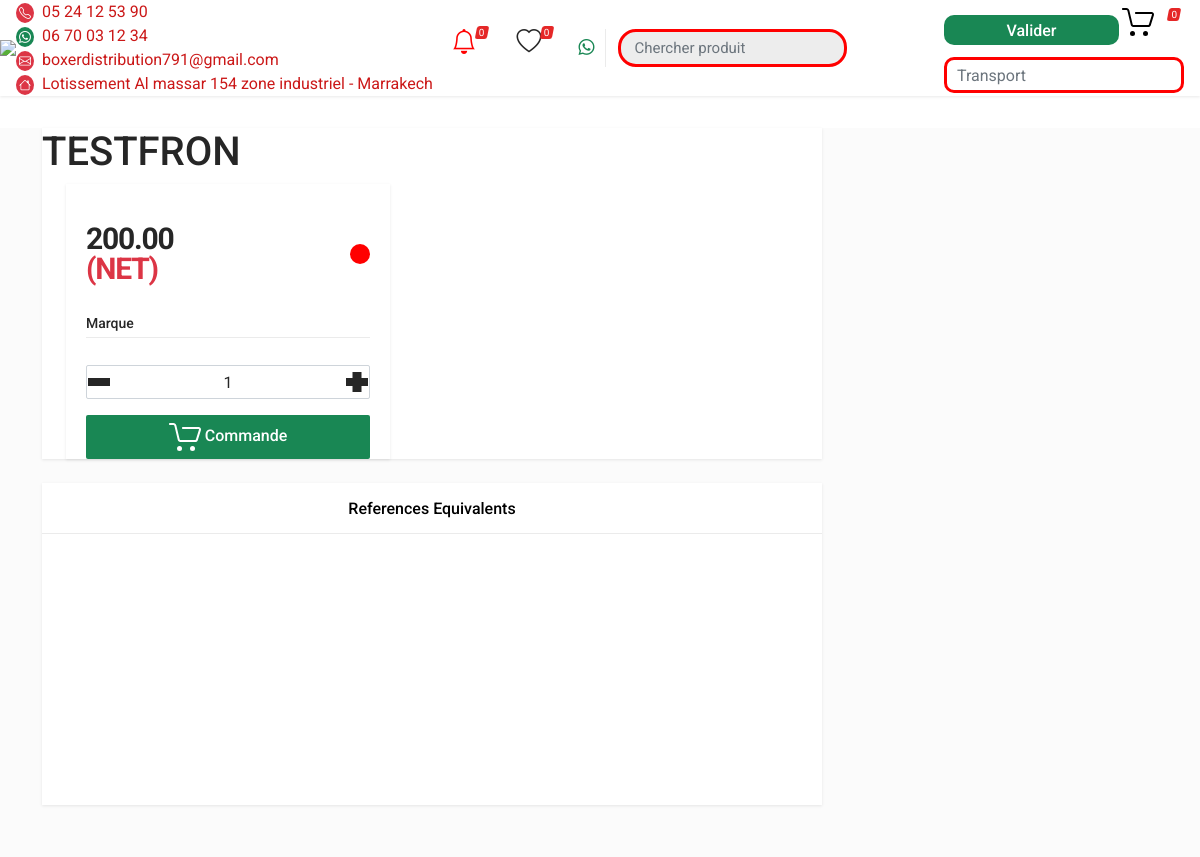
The app's page /product/1 (signed in) with its own data.
### main/models.py (models this page shows, shortened)
class Produit(models.Model):
    name=models.CharField(max_length=500, null=True)
    block=models.CharField(max_length=500, null=True, default=None)
    code=models.CharField(max_length=500, null=True)
    uniqcode=models.CharField(max_length=500, null=True)
    coderef=models.CharField(max_length=500, null=True, default=None)
    buyprice= models.FloatField(default=None, null=True, blank=True)
    supplier=models.ForeignKey('Supplier', on_delete=models.CASCADE, default=None, null=True, blank=True, related_name='supplier')
    sellprice=models.FloatField(default=None, null=True, blank=True)
    sellpricebrut=models.FloatField(default=None, null=True, blank=True)
    coutmoyen=models.FloatField(default=None, null=True, blank=True)
    remise=models.IntegerField(default=0, null=True, blank=True)
    prixnet=models.FloatField(default=None, null=True, blank=True)
    devise=models.FloatField(default=None, null=True, blank=True)
    representprice=models.FloatField(default=None, null=True, blank=True)
    representremise=models.FloatField(default=0, null=True, blank=True)
    lastsellprice=models.FloatField(default=None, null=True, blank=True)
    refeq1=models.CharField(max_length=500, default=None, null=True, blank=True)
    refeq2=models.CharField(max_length=500, default=None, null=True, blank=True)
    refeq3=models.CharField(max_length=500, default=None, null=True, blank=True)
    refeq4=models.CharField(max_length=500, default=None, null=True, blank=True)
    stockprincipal=models.IntegerField(default=None, null=True, blank=True)
    stockdepot=models.IntegerField(default=None, null=True, blank=True)
    stocktotal=models.IntegerField(default=None, null=True, blank=True)
    stockinitial=models.IntegerField(default=0, null=True, blank=True)
    stockfacture=models.IntegerField(default=0, null=True, blank=True)
    stockbon=models.IntegerField(default=None, null=True, blank=True)
    equivalent=models.TextField(default=None, null=True, blank=True)
    famille=models.CharField(max_length=500, default=None, null=True, blank=True)
    cars=models.TextField(default=None, null=True, blank=True)
    newfob=models.FloatField(default=0, null=True, blank=True)
    ref=models.CharField(max_length=50)
    diametre=models.CharField(max_length=500, default=None, null=True, blank=True)
    repsprice=models.CharField(max_length=500, default=None, null=True, blank=True)
    image = models.ImageField(upload_to='products_imags/', null=True, blank=True)
    mark=models.ForeignKey(Mark, on_delete=models.CASCADE, default=None, null=True, blank=True)
    minstock=models.IntegerField(default=None, null=True, blank=True)
    carlogos=models.ManyToManyField(Carlogos, default=None, blank=True)
    isnew=models.BooleanField(default=False)
    min=models.IntegerField(default=1, null=True, blank=True)
    qtycommande=models.IntegerField(default=0, null=True, blank=True)
    isoffer=models.BooleanField(default=False)
    offre=models.CharField(max_length=500, default=None, null=True, blank=True)
    category=models.ForeignKey(Category,on_delete=models.CASCADE, default=None, null=True, blank=True)
    isactive=models.BooleanField(default=True)
    iscommanded=models.BooleanField(default=False)
    suppliercommand=models.ForeignKey('Supplier', on_delete=models.CASCADE, default=None, null=True, blank=True, related_name='suppliercommand')
    near=models.BooleanField(default=False)
    adashicode=models.CharField(max_length=500, default=None, null=True, blank=True)
    adashieq=models.CharField(max_length=500, default=None, null=True, blank=True)

### main/views.py (the view)
# urls.py: path('product/<int:id>', views.product, name='product'),
def product(request, id):
    product=Produit.objects.get(pk=id)
    simillars=Produit.objects.filter(Q(refeq1__icontains=product.ref)|Q(refeq2__icontains=product.ref)).exclude(pk=id)
    print('>>>>>>>>', simillars, product.ref)
    ctx={
        'product':product,
        'title':product.name,
        'simillars':simillars,
        'diamteres':product.diametre.split('*') if product.diametre else ['-','-','-','-','-']
    }
    return render(request, 'product.html', ctx)

### products/templatetags/global_tags.py (called while the page is built)
@register.simple_tag
def allcategories():
    return Category.objects.all().order_by('code')

@register.simple_tag
def firstctg():
    return Category.objects.order_by('code').first()

### main/templates/product.html (shortened to what this page needs)
{% extends 'base.html' %}
{% load static %}
{% block content %}
<div class="block-split">
    <div class="container">
      <div class="block-split__row no-gutters">
        <div class="block-split__item block-split__item-content col-auto">
          <div class="product product--layout--full">
            <div class="product__body">
              <div class="product__card product__card--one"></div>
              <div class="product-gallery product-gallery--layout--product-full product__gallery p-0" data-layout="product-full">
                <h1 class="product__title">{{product.ref.upper}}</h1>
                <div class="product__info">
                <div class="product__info-card">
                  <div class="product__info-body">
                    <div class="product__prices-stock">
                      <div class="product__prices">
                        <div class="product__price product__price--current">
                          {% if product.remise != 0 %}
                          <div >
                            {{product.sellprice|floatformat:2}}
                          </div>
                          <div class="text-danger" >({{product.remise}}%)</div>
                          {% else %}
                          <div >
                            {{product.prixnet|floatformat:2}}
                          </div>
                          <div class="text-danger" >(NET)</div>
                          {% endif %}
                        </div>
                      </div>
                      {% if product.stocktotal <= 0 %}
                    <div style="width:20px; height:20px; border-radius:50%; background:red;" ></div>
                    {% endif %}
                    </div>
                    <div class="product__meta">
                      <table>
                        <tbody>
                          <tr>
                            <th>Marque</th>
                          </tr>
                          <tr>
                            <td class="text-center">
                            </td>
                          </tr>
                        </tbody>
                      </table>
                    </div>
                  </div>
                  <div class="product__actions">
                    <div class="product__actions-item product__actions-item--addtocart">
                        <div class="product__actions-item product__actions-item--quantity w-100">
                            <div class="input-number mb-3">
                              <input class="form-control input-number__input qty" type="number" min="{%if product.min%}{{product.min}}{%else%}1{%endif%}" value="{%if product.min%}{{product.min}}{%else%}1{%endif%}">
                              <div class="input-number__add"></div>
                              <div class="input-number__sub"></div>
                            </div>
                          </div>
                          <button class="btn btn-success cmnd w-100" pdct="{{product.id}}" pdctref="{{product.ref}}" pdctname="{{product.name}}" pdctpr="{{product.sellprice}}" pdctid="{{product.id}}" pdctimg="{{product.image}}" pdctremise="{{product.remise|floatformat:-2}}" pdctcategory="{{product.category.title}}">
                          Commande
                      </button>
                    </div>
                  </div>
                </div>
              </div>
              </div>
              <div class="product__header p-0">
                <div class="product-gallery__featured">
                  <a class="image image--type--product" data-width="700" data-height="700">
                    <div class="">
                    </div></a>
                </div>
              </div>
              <div>
              </div>
              <div class="product__tabs product-tabs product-tabs--layout--full">
                <ul class="product-tabs__list" style="color: black">
                  <li class="product-tabs__item">
                    <a href="#product-tab-description">References Equivalents</a>
                  </li>
                </ul>
                <div class="product-tabs__content" style="height: 17em;overflow: scroll;">
                  <div class="product-tabs__pane product-tabs__pane--active" id="product-tab-description">
                  </div>
                </div>
              </div>
            </div>
          </div>
          <div class="block-space block-space--layout--divider-nl"></div>
        </div>
      </div>
    </div>
  </div>
{% endblock %}

### records on screen
Produit: ref "TESTFRON", prixnet "200.00", min "1"
